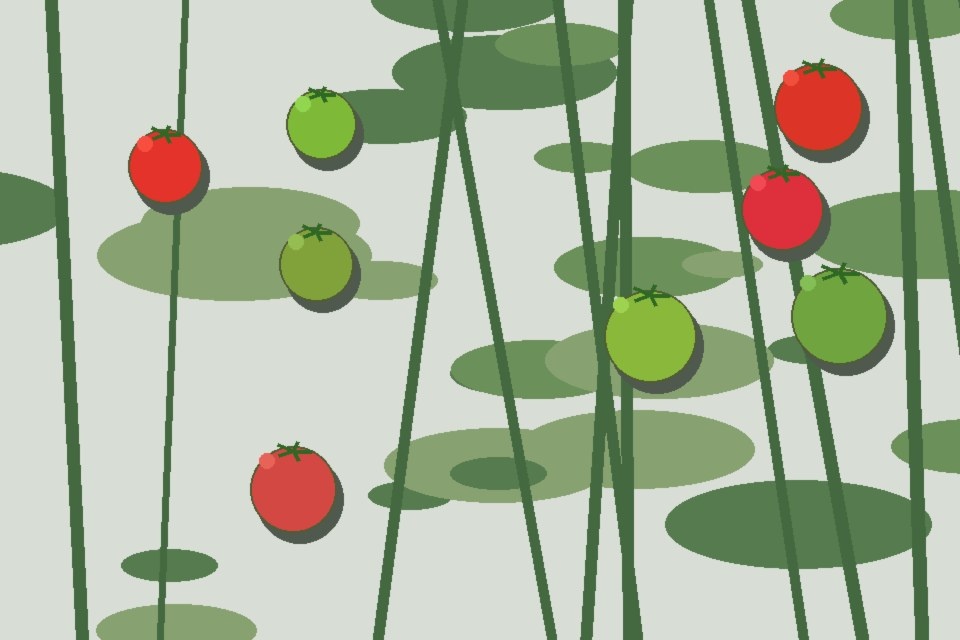
#> input picture web/data/validation/tomato_11.jpg, 960 x 640 px
$ python -i cv_engine.py   (imports and definitions only)
#> lines starting #> are read from the running program, lines starting #| are printed output that depends on the picture; after the words box and inside, x2 and y2 are one past the last pixel; in counts of white or black regions, pixels touching at a corner belong together
#> further down, picture is the input picture: shape (640, 960, 3); mean B, G, R 158.3, 181.8, 171
"""Real HSV / OpenCV heuristic detector. No ML weights, no probabilities.
Algorithm thresholds fixed for 10 synthetic demo images. Natural photos may fail.
"""
import cv2
import numpy as np
import time

COLORS={'ripe':(55,162,0),'unripe':(0,135,255),'uncertain':(145,145,145)}  # BGR

def decode(raw):
    image=cv2.imdecode(np.frombuffer(raw,dtype=np.uint8),cv2.IMREAD_COLOR)
    if image is None: raise ValueError('Файл не удалось декодировать как изображение')
    h,w=image.shape[:2]
    if w*h>24_000_000 or min(w,h)<60: raise ValueError('Размер изображения не поддерживается (от 60 px, до 24 Мп)')
    return image

def detect(image):
    """Return actual image-derived bounding boxes, detection heuristic scores not confidence probabilities."""
    start=time.perf_counter()
    h,w=image.shape[:2]
#> h = 640; w = 960
    scale=min(1.,1200/max(w,h))
#> scale = 1
    work=cv2.resize(image,None,fx=scale,fy=scale) if scale<1 else image
    H,W=work.shape[:2]; hsv=cv2.cvtColor(work,cv2.COLOR_BGR2HSV)
#> after `H, W = work.shape[:2]`: H = 640; W = 960
#> after `hsv = cv2.cvtColor(work, cv2.COLOR_BGR2HSV)`: hsv: shape (640, 960, 3); mean H, S, V 50.8, 47.4, 187
    hsv=cv2.GaussianBlur(hsv,(3,3),0)
#> hsv: shape (640, 960, 3); mean H, S, V 50.8, 47.4, 187
    # Pure colour masks: sufficiently saturated red, and green/yellow-green.
    red=cv2.bitwise_or(cv2.inRange(hsv,(0,95,60),(12,255,255)), cv2.inRange(hsv,(170,95,60),(179,255,255)))
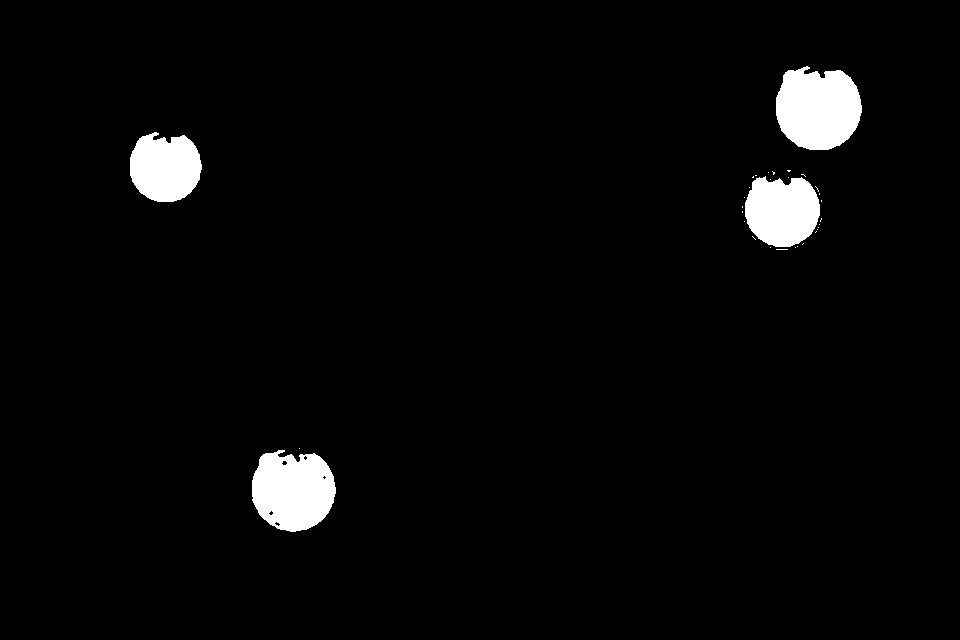
#> red: shape (640, 960); 3.1% white; 32 white regions (28 under 20 px), largest, box (x1, y1, x2, y2) and area: (776, 66, 862, 150) 5671, (252, 450, 336, 532) 5314, (745, 176, 820, 247) 4194, (130, 132, 202, 202) 3920
    green=cv2.inRange(hsv,(34,123,63),(76,255,255))
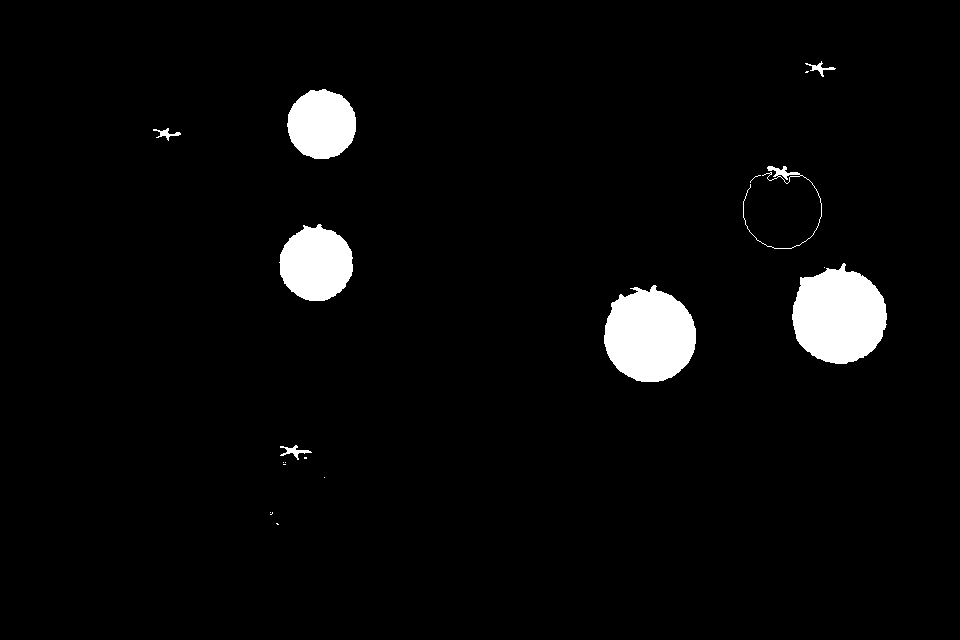
#> green: shape (640, 960); 3.7% white; 19 white regions (11 under 20 px), largest, box (x1, y1, x2, y2) and area: (792, 263, 887, 364) 7128, (604, 285, 696, 382) 6773, (279, 224, 353, 301) 4284
    # Morphological opening removes thin stems and specks; closing restores individual fruit silhouettes.
    kernel=cv2.getStructuringElement(cv2.MORPH_ELLIPSE,(7,7))
    objects=[]
    for category,base in [('ripe',red),('unripe',green)]:
        mask=cv2.morphologyEx(base,cv2.MORPH_OPEN,kernel)
        mask=cv2.morphologyEx(mask,cv2.MORPH_CLOSE,cv2.getStructuringElement(cv2.MORPH_ELLIPSE,(5,5)))
        contours,_=cv2.findContours(mask,cv2.RETR_EXTERNAL,cv2.CHAIN_APPROX_SIMPLE)
        for cnt in contours:
            area=cv2.contourArea(cnt); x,y,bw,bh=cv2.boundingRect(cnt)
            if area<max(190,W*H*0.00027) or bw<17 or bh<17:continue
            aspect=bw/bh
            perimeter=cv2.arcLength(cnt,True)
            circularity=4*np.pi*area/(perimeter*perimeter) if perimeter else 0
            extent=area/(bw*bh)
            # Separate elongated foliage; touching fruit can still be undercounted.
            if not (0.60<=aspect<=1.55 and circularity>=0.48 and extent>=0.48): continue
            # geometric score only, NOT calibrated model confidence
            geometry=round(float(np.clip((circularity-0.48)/0.42,0,1)),2)
            xx=int(x/scale);yy=int(y/scale);ww=int(bw/scale);hh=int(bh/scale)
            objects.append({'id':0,'x':xx,'y':yy,'w':ww,'h':hh,'category':category,'shape_score':geometry})
#> this loop made 2 passes
#> category on passes 1 to 2: 'ripe', 'unripe'
#> pass 2, in detect, `mask=cv2.morphologyEx(base,cv2.MORPH_OPEN,kernel)`:
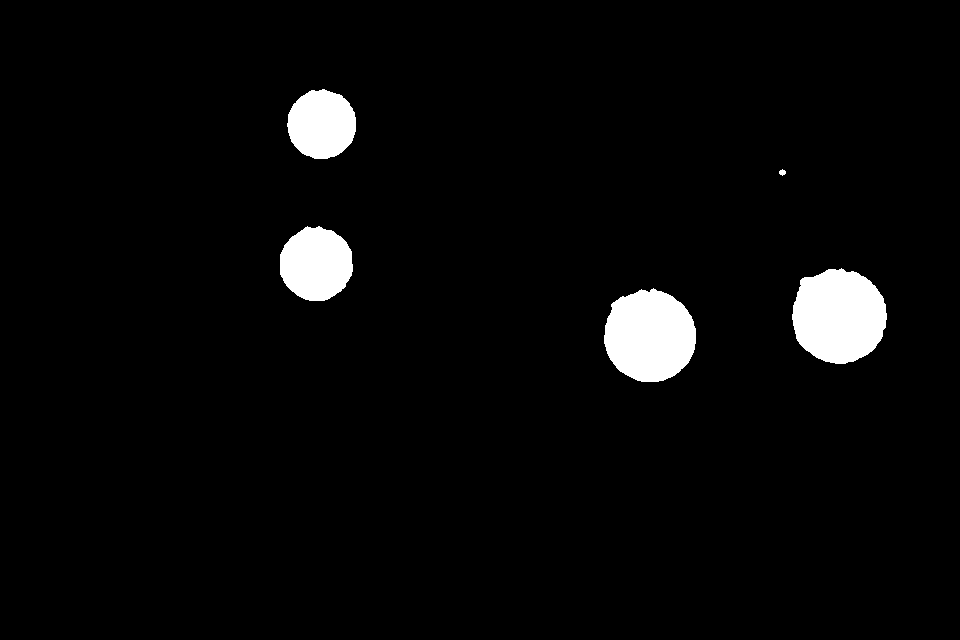
#> mask: shape (640, 960); 3.6% white; 5 white regions, box (x1, y1, x2, y2) and area: (792, 268, 887, 364) 7082, (604, 288, 696, 382) 6712, (280, 226, 353, 301) 4254, (287, 89, 356, 159) 3755, (779, 169, 786, 176) 33
#> after the loop, objects = 8 items
    # remove overlapping duplicated candidates from two masks
    objects.sort(key=lambda z:z['w']*z['h'],reverse=True)
    selected=[]
    for o in objects:
        if all(iou(o,a)<0.47 for a in selected):selected.append(o)
#> this loop made 8 passes
#> after the loop, selected = 8 items
    selected.sort(key=lambda z:(z['y'],z['x']))
    for i,o in enumerate(selected,1):o['id']=i
#> this loop made 8 passes
    return result(selected,round((time.perf_counter()-start)*1000,2),'opencv_hsv_v1')

def iou(a,b):
    x1=max(a['x'],b['x']); y1=max(a['y'],b['y']);x2=min(a['x']+a['w'],b['x']+b['w']);y2=min(a['y']+a['h'],b['y']+b['h'])
    inter=max(0,x2-x1)*max(0,y2-y1);den=a['w']*a['h']+b['w']*b['h']-inter
    return inter/den if den else 0

def result(objects,ms=0,method='opencv_hsv_v1'):
#> called with ms = 105.4, method = 'opencv_hsv_v1'
    n=len(objects);r=sum(o['category']=='ripe' for o in objects);g=sum(o['category']=='unripe' for o in objects)
#> after `n = len(objects)`: n = 8
#> after `r = sum((o['category'] == 'ripe' for o in objects))`: r = 4
#> after `g = sum((o['category'] == 'unripe' for o in objects))`: g = 4
    return {'objects':objects,'total':n,'ripe':r,'unripe':g,'uncertain':n-r-g,'ripe_pct':round(r/n*100,1) if n else 0,'unripe_pct':round(g/n*100,1) if n else 0,'duration_ms':ms,'method':method,'disclaimer':'Эвристика цвета и формы; shape_score не является вероятностью. Красный цвет не подтверждает безопасность или готовность к продаже.'}

def overlay(image,objects):
    out=image.copy()
    for o in objects:
        x,y,w,h=[int(o[k]) for k in ('x','y','w','h')];cat=o['category']
        color=COLORS.get(cat,COLORS['uncertain']);cv2.rectangle(out,(x,y),(x+w,y+h),color,3)
        label=f"#{o['id']} {cat}";font=cv2.FONT_HERSHEY_SIMPLEX
        (tw,th),_=cv2.getTextSize(label,font,0.55,2)
        ly=max(y-8,th+12)
        cv2.rectangle(out,(x,ly-th-8),(x+tw+10,ly+5),color,-1)
        cv2.putText(out,label,(x+5,ly-2),font,0.55,(255,255,255),2,cv2.LINE_AA)
    return cv2.imencode('.jpg',out,[int(cv2.IMWRITE_JPEG_QUALITY),90])[1].tobytes()

def inspect(image,kind):
    t=time.perf_counter();hsv=cv2.cvtColor(cv2.resize(image,(320,240)),cv2.COLOR_BGR2HSV)
    green=cv2.inRange(hsv,(35,50,35),(90,255,255));yellow=cv2.inRange(hsv,(16,55,55),(35,255,255))
    gray=cv2.cvtColor(image,cv2.COLOR_BGR2GRAY)
    if kind=='plant':
        metrics={'visible_green_share_pct':round(float(np.mean(green>0)*100),1),'visible_yellow_share_pct':round(float(np.mean(yellow>0)*100),1)}
        summary='Обнаружены цветовые области на всём снимке, без выделения отдельных листьев; возможна путаница с фоном.'
        checks=['Проверьте, относится ли жёлтый цвет к листьям, а не к освещению или фону.','Уточните освещение, полив, состояние корней и наличие вредителей.']
    else:
        metrics={'mean_brightness_0_255':round(float(np.mean(gray)),1),'surface_contrast_std':round(float(np.std(gray)),1)}
        summary='Измерены общая яркость и неоднородность фотографии; влажность, состав и кислотность почвы не определяются.'
        checks=['Проверьте влажность грунта на глубине и состояние дренажа.','При подозрении на дефицит питания используйте анализ грунта, а не оценку цвета.']
    return {'kind':kind,'method':'opencv_visual_indicators_only','metrics':metrics,'summary':summary,'checks':checks,'duration_ms':round((time.perf_counter()-t)*1000,2),'diagnosis':'Не определено: требуется очный осмотр и дополнительные данные'}

>>> import cv2
>>> picture = cv2.imread('../data/validation/tomato_11.jpg')
>>> result = detect(picture)
#> result = 10 items

$ run again, on web/data/validation/tomato_12.jpg
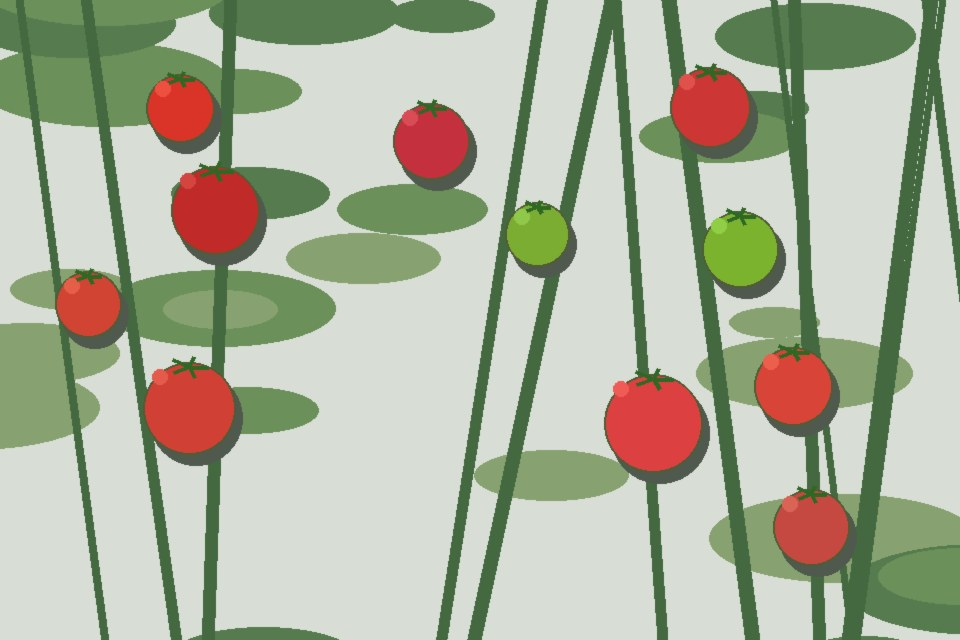
#> input picture web/data/validation/tomato_12.jpg, 960 x 640 px
#> picture is the input picture: shape (640, 960, 3); mean B, G, R 157.3, 178, 173.6
#> in detect, `red=cv2.bitwise_or(cv2.inRange(hsv,(0,95,60),(12,255,255)), cv2.inRang..`:
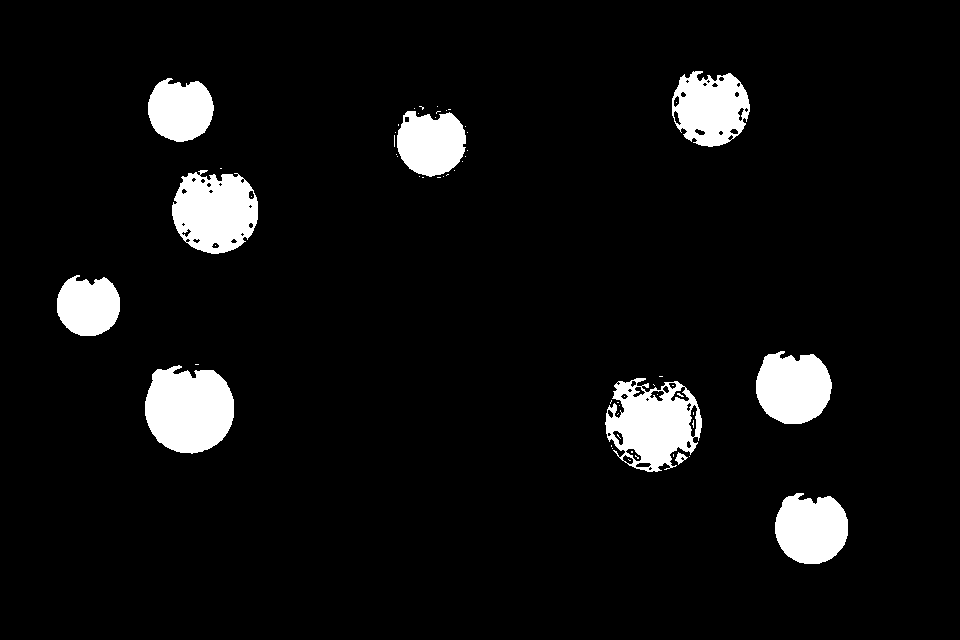
#> red: shape (640, 960); 6.5% white; 59 white regions (49 under 20 px), largest, box (x1, y1, x2, y2) and area: (145, 365, 234, 454) 6170, (605, 378, 702, 472) 5672, (172, 170, 258, 254) 5348
#> green: shape (640, 960); 1.7% white; 142 white regions (115 under 20 px), largest, box (x1, y1, x2, y2) and area: (702, 209, 779, 287) 4514, (505, 202, 569, 266) 3190, (637, 370, 674, 392) 210
#> the loop in detect, `for category,base in [('ripe',red),('unripe',green)]:` made 2 passes
#> category on passes 1 to 2: 'ripe', 'unripe'
#> pass 2, in detect, `mask=cv2.morphologyEx(base,cv2.MORPH_OPEN,kernel)`:
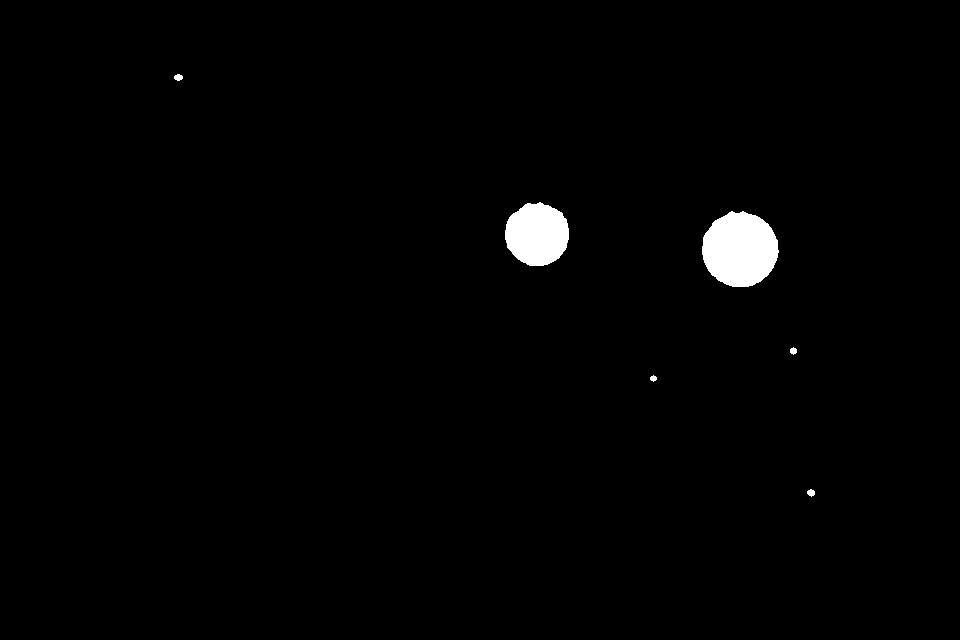
#> mask: shape (640, 960); 1.3% white; 6 white regions, box (x1, y1, x2, y2) and area: (702, 211, 779, 287) 4501, (505, 202, 569, 266) 3183, (174, 74, 183, 81) 47, (807, 489, 815, 497) 45, (790, 347, 797, 355) 40, (650, 375, 657, 382) 33
#> after the loop in detect, `for category,base in [('ripe',red),('unripe',green)]:`: objects = 10 items
#> the loop in detect, `for o in objects:` made 10 passes
#> the loop in detect, `for i,o in enumerate(selected,1):o['id']=i` made 10 passes
#> n = 10
#> r = 8
#> g = 2
#> result = 10 items

$ run again, on web/data/validation/tomato_13.jpg
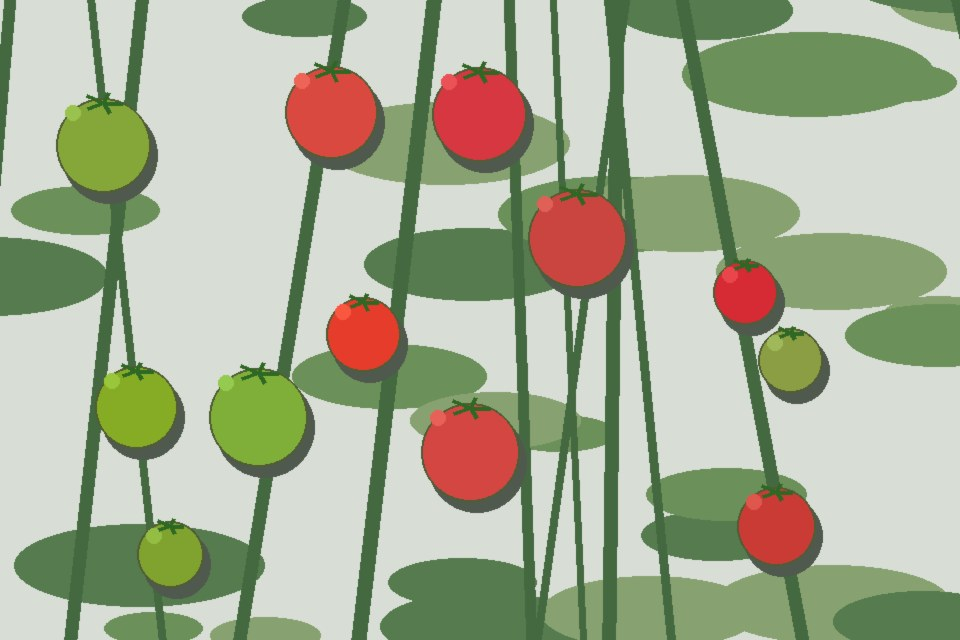
#> input picture web/data/validation/tomato_13.jpg, 960 x 640 px
#> picture is the input picture: shape (640, 960, 3); mean B, G, R 149.6, 174.8, 167.5
#> in detect, `red=cv2.bitwise_or(cv2.inRange(hsv,(0,95,60),(12,255,255)), cv2.inRang..`:
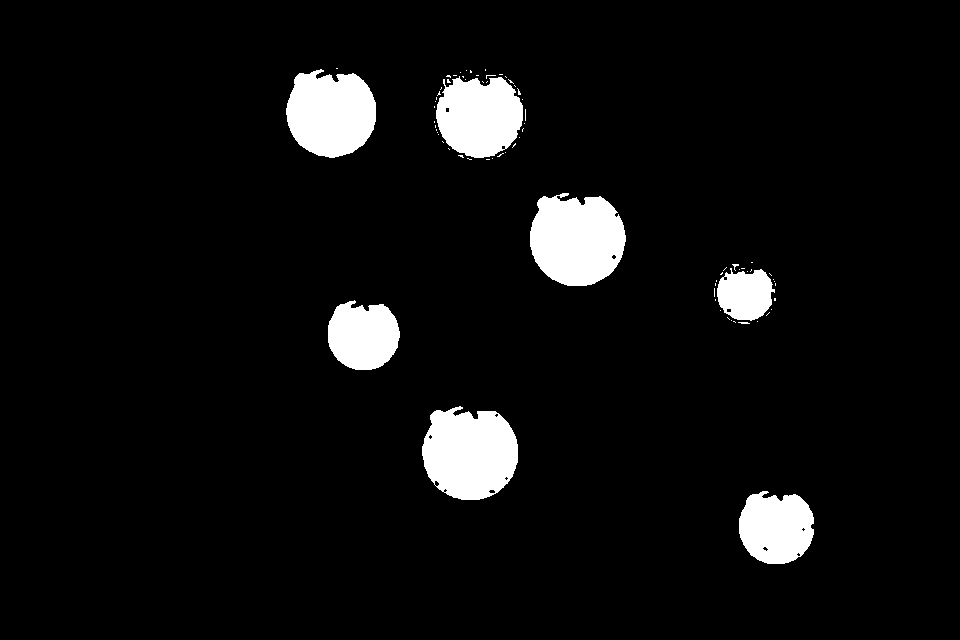
#> red: shape (640, 960); 5.9% white; 75 white regions (68 under 20 px), largest, box (x1, y1, x2, y2) and area: (422, 406, 518, 500) 7015, (530, 193, 626, 286) 7002, (286, 69, 376, 158) 6190
#> green: shape (640, 960); 4.5% white; 43 white regions (28 under 20 px), largest, box (x1, y1, x2, y2) and area: (210, 364, 307, 467) 7502, (57, 95, 150, 192) 6861, (95, 365, 177, 448) 5313
#> the loop in detect, `for category,base in [('ripe',red),('unripe',green)]:` made 2 passes
#> category on passes 1 to 2: 'ripe', 'unripe'
#> pass 2, in detect, `mask=cv2.morphologyEx(base,cv2.MORPH_OPEN,kernel)`:
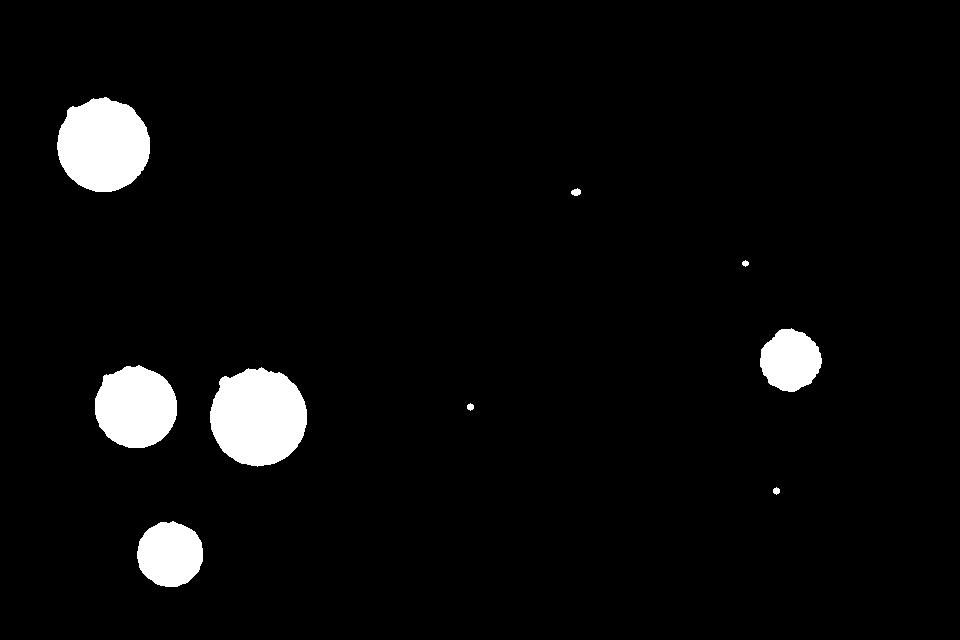
#> mask: shape (640, 960); 4.2% white; 9 white regions, largest, box (x1, y1, x2, y2) and area: (210, 367, 307, 467) 7478, (57, 97, 150, 192) 6834, (95, 365, 177, 448) 5303
#> after the loop in detect, `for category,base in [('ripe',red),('unripe',green)]:`: objects = 12 items
#> the loop in detect, `for o in objects:` made 12 passes
#> the loop in detect, `for i,o in enumerate(selected,1):o['id']=i` made 12 passes
#> n = 12
#> r = 7
#> g = 5
#> result = 10 items
